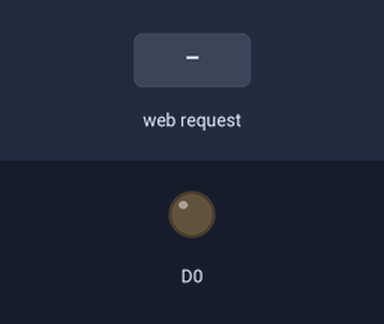
Simulated run of this program. Board: ESP8266 (Wemos D1 mini). Shown: output pins drawn as LEDs (lit = HIGH). Inputs (shaded band) come from the test bench. WiFi joins after 1.5 s; servers stay silent unless stated.

Above: at 2.7 s.
2.8 s: HTTP request GET / received
At 3.4 s:
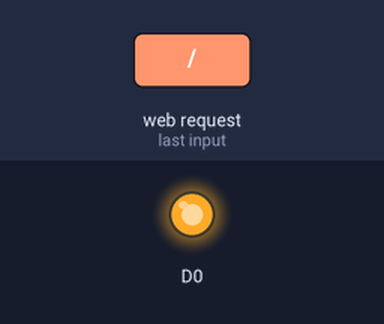
4.3 s: HTTP request GET /off received
At 4.6 s:
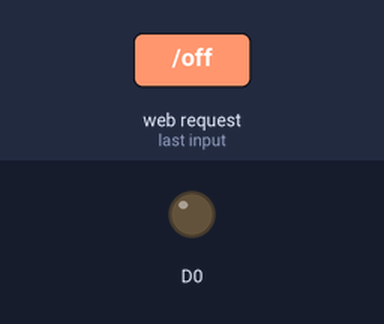
5.8 s: HTTP request GET /on received
At 6.9 s:
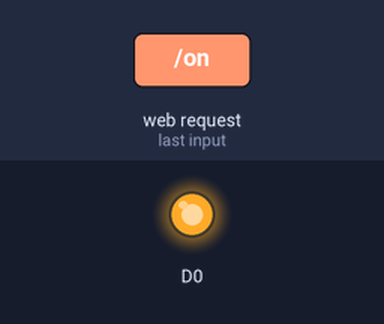
Timing chart, 0 to 8.8 s (numbered marks = the images above; inputs shaded):
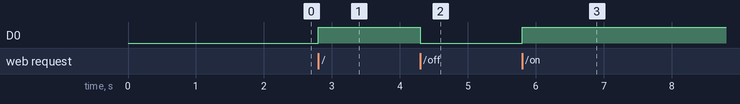

The program:

main.cpp
```cpp
#include <Arduino.h>
#include <ESP8266WiFi.h>
#include <WiFiClient.h>
#include <ESP8266WebServer.h>
#include <ESP8266mDNS.h>

const char *ssid = "UPC0082871";
const char *password = "ez3pdJexfxvZ";
const String html = "<style> * { box-sizing: border-box; } body { margin: 0; } div { display: flex; flex-direction: column; height: 100%; padding: 5vh; } a { border: 1px solid black; border-radius: 10vh; display: block; height: 100%; text-align: center; font-size: 20vh; text-decoration: none; color: black; line-height: 90vh; background: lightgray; } </style> <div> <a href=\"/toggle\">&#x1F4A1;</a> </div>";

ESP8266WebServer server(80);

int status;

void turnOn()
{
  server.send(200, "text/html", html);
  status = HIGH;
  digitalWrite(D0, status);
}

void turnOff()
{
  server.send(200, "text/html", html);
  status = LOW;
  digitalWrite(D0, status);
}

void toggle()
{
  server.send(200, "text/html", html);
  status = 1 - status;
  digitalWrite(D0, status);
}

void setup()
{
  pinMode(D0, OUTPUT);
  status = LOW;
  digitalWrite(D0, status);
  WiFi.begin(ssid, password);

  // Wait for connection
  while (WiFi.status() != WL_CONNECTED)
  {
    delay(250);
  }

  WiFi.localIP();

  MDNS.begin("esp8266");

  server.on("/", turnOn);
  server.on("/on", turnOn);
  server.on("/off", turnOff);
  server.on("/toggle", toggle);
  server.begin();
}

void loop()
{
  server.handleClient();
}
```

Measured:
- after the input at 2.8 s, D0: LOW → HIGH at once
- after the input at 4.3 s, D0: HIGH → LOW at once
- after the input at 5.8 s, D0: LOW → HIGH at once
